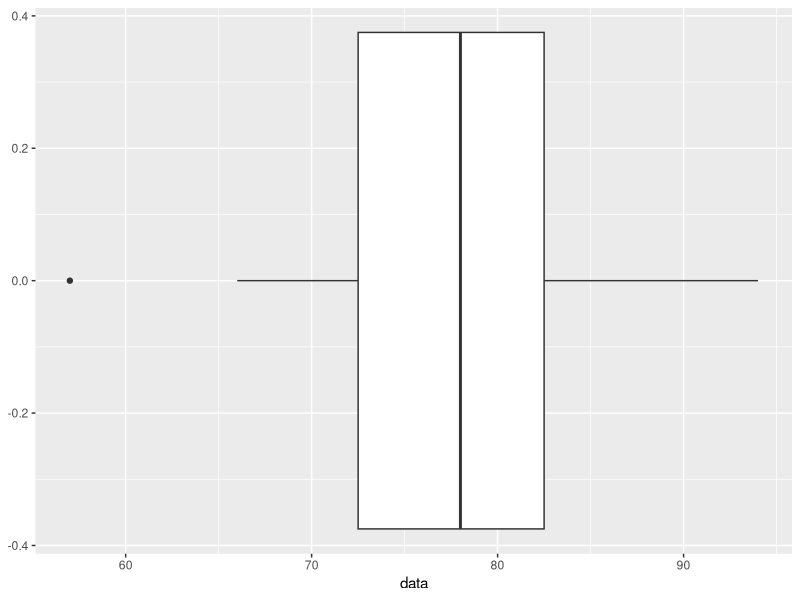

This figure's R source:
## ---- chunk 1
knitr::opts_chunk$set(echo = FALSE)
library(ggplot2)
library(tibble)
## ---- chunk 2
(24 * 74 + 64 ) / (24 + 1)
## ---- chunk 3
sqrt(((24 - 1) * 8.9^2 + (74 - 64)^2 ) / (24 + 1 - 1))
## ---- chunk 4
Q1 <- 10 - 10 * (.37 - .25) / .37; print(Q1)
## ---- chunk 5
Q3 <- 0.37 + 0.22 + 0.11 + 0.05; print(Q3)
## ---- chunk 6
IQR = Q3 - Q1; print(IQR)
## ---- chunk 7
data <- c(57, 66, 67, 71, 72, 73, 74, 77, 78, 78, 79, 81, 81, 82, 83, 83, 88, 89, 94)
tibble(x = data) |> ggplot(aes(x = data)) + geom_boxplot()
## ---- chunk 8
IQR <- 82.5 - 72.5; print(IQR)
wisker <- 1.5 * IQR; print(wisker)
wisker_max <- 82.5 + wisker; print(wisker_max)
actual_wisker_max <- min(max(data), wisker_max); print(actual_wisker_max)
wisker_min <- 72.5 - wisker; print(wisker_min)
actual_wisker_min <- max(min(data[data > wisker_min]), wisker_min); print(actual_wisker_min)
